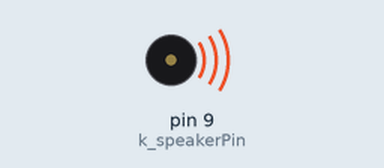
Simulated run of this sketch. Board: Arduino Uno, built with avr-gcc and run on an emulated ATmega328P. On the bench: buzzer (waves = sounding).

Above: at 0.2 s.
At 5.1 s:
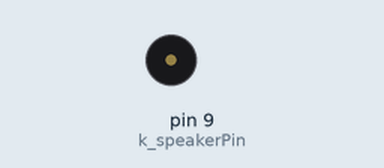
Timing chart, 0 to 7.6 s (numbered marks = the images above):
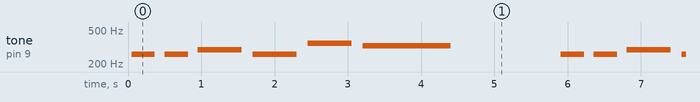

The sketch:

Chap4_3.pde
```cpp
#include "pitches.h"

const int k_speakerPin = 9;

#define NUM_NOTES 7

const int notes[NUM_NOTES] = // a 0 represents a rest
{
  NOTE_C4, NOTE_C4, NOTE_D4, NOTE_C4,
  NOTE_F4, NOTE_E4, 0
};

const int beats[NUM_NOTES] = {
  1, 1, 2, 2, 2, 4, 4 };
const int tempo = 300;

void setup() {
  pinMode(k_speakerPin, OUTPUT);
}

void loop() {
  for (int i = 0; i < NUM_NOTES; i++) {
    if (notes[i] == 0) {
      delay(beats[i] * tempo); // rest
    }
    else {
      ourTone(notes[i], beats[i] * tempo);
    }
    // pause between notes
    delay(tempo / 2);
  }
}

void ourTone(int freq, int duration)
{
  long timeDelay = (1000000 / (2 * freq));  // calculate num of microsec to delay
  long endTime = millis() + duration;
  // will have a bug with rollover time
  while(millis() < endTime){
     digitalWrite(k_speakerPin, HIGH);
     delayMicroseconds(timeDelay);
     digitalWrite(k_speakerPin, LOW);
     delayMicroseconds(timeDelay);
  }
}
```

pitches.h
```cpp
/*************************************************
 * Public Constants
 *************************************************/

#define NOTE_B0  31
#define NOTE_C1  33
#define NOTE_CS1 35
#define NOTE_D1  37
#define NOTE_DS1 39
#define NOTE_E1  41
#define NOTE_F1  44
#define NOTE_FS1 46
#define NOTE_G1  49
#define NOTE_GS1 52
#define NOTE_A1  55
#define NOTE_AS1 58
#define NOTE_B1  62
#define NOTE_C2  65
#define NOTE_CS2 69
#define NOTE_D2  73
#define NOTE_DS2 78
#define NOTE_E2  82
#define NOTE_F2  87
#define NOTE_FS2 93
#define NOTE_G2  98
#define NOTE_GS2 104
#define NOTE_A2  110
#define NOTE_AS2 117
#define NOTE_B2  123
#define NOTE_C3  131
#define NOTE_CS3 139
#define NOTE_D3  147
#define NOTE_DS3 156
#define NOTE_E3  165
#define NOTE_F3  175
#define NOTE_FS3 185
#define NOTE_G3  196
#define NOTE_GS3 208
#define NOTE_A3  220
#define NOTE_AS3 233
#define NOTE_B3  247
#define NOTE_C4  262
#define NOTE_CS4 277
#define NOTE_D4  294
#define NOTE_DS4 311
#define NOTE_E4  330
#define NOTE_F4  349
#define NOTE_FS4 370
#define NOTE_G4  392
#define NOTE_GS4 415
#define NOTE_A4  440
#define NOTE_AS4 466
#define NOTE_B4  494
#define NOTE_C5  523
#define NOTE_CS5 554
#define NOTE_D5  587
#define NOTE_DS5 622
#define NOTE_E5  659
#define NOTE_F5  698
#define NOTE_FS5 740
#define NOTE_G5  784
#define NOTE_GS5 831
#define NOTE_A5  880
#define NOTE_AS5 932
#define NOTE_B5  988
#define NOTE_C6  1047
#define NOTE_CS6 1109
#define NOTE_D6  1175
#define NOTE_DS6 1245
#define NOTE_E6  1319
#define NOTE_F6  1397
#define NOTE_FS6 1480
#define NOTE_G6  1568
#define NOTE_GS6 1661
#define NOTE_A6  1760
#define NOTE_AS6 1865
#define NOTE_B6  1976
#define NOTE_C7  2093
#define NOTE_CS7 2217
#define NOTE_D7  2349
#define NOTE_DS7 2489
#define NOTE_E7  2637
#define NOTE_F7  2794
#define NOTE_FS7 2960
#define NOTE_G7  3136
#define NOTE_GS7 3322
#define NOTE_A7  3520
#define NOTE_AS7 3729
#define NOTE_B7  3951
#define NOTE_C8  4186
#define NOTE_CS8 4435
#define NOTE_D8  4699
#define NOTE_DS8 4978
```

Measured:
- by itself, tone on pin 9 (k_speakerPin): repeats every 5.9 s: silent 0.13 s, 261 Hz 0.32 s, silent 0.13 s, 293 Hz 0.60 s, silent 0.15 s, 261 Hz 0.60 s, silent 0.15 s, 348 Hz 0.60 s, silent 0.15 s, 329 Hz 1.2 s, silent 1.5 s, 261 Hz 0.32 s
